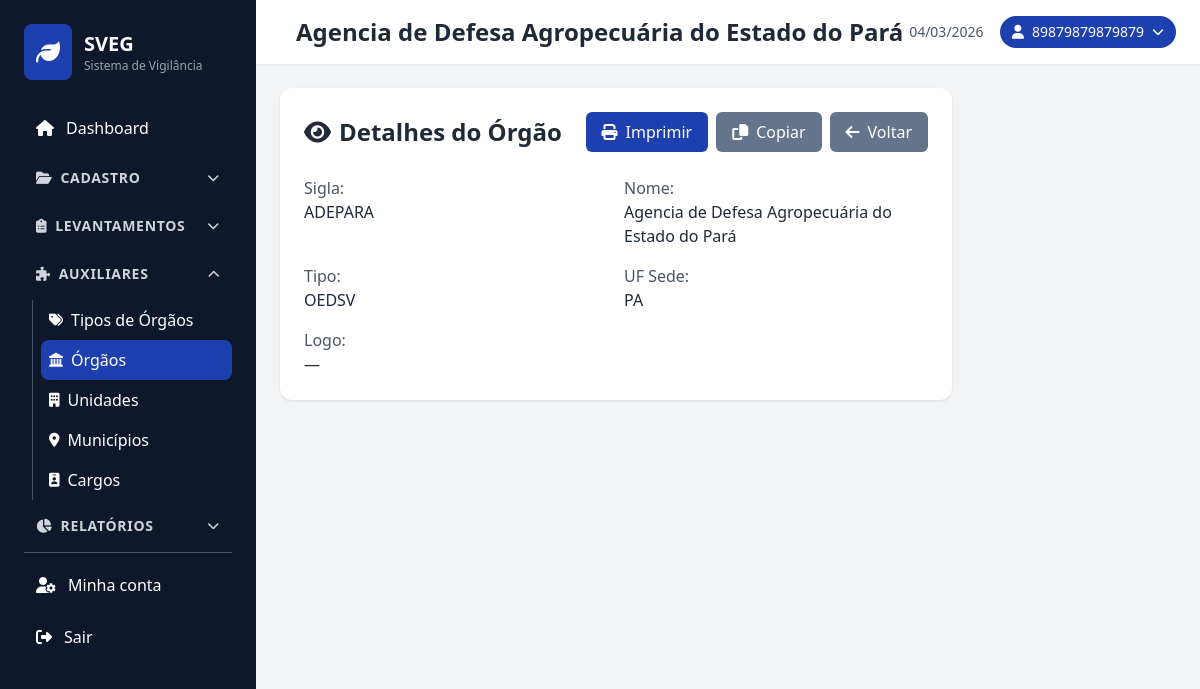
/orgaos/view.php?id=68210abaae5056.91568774 (signed in), run on an earlier commit of the app's database.
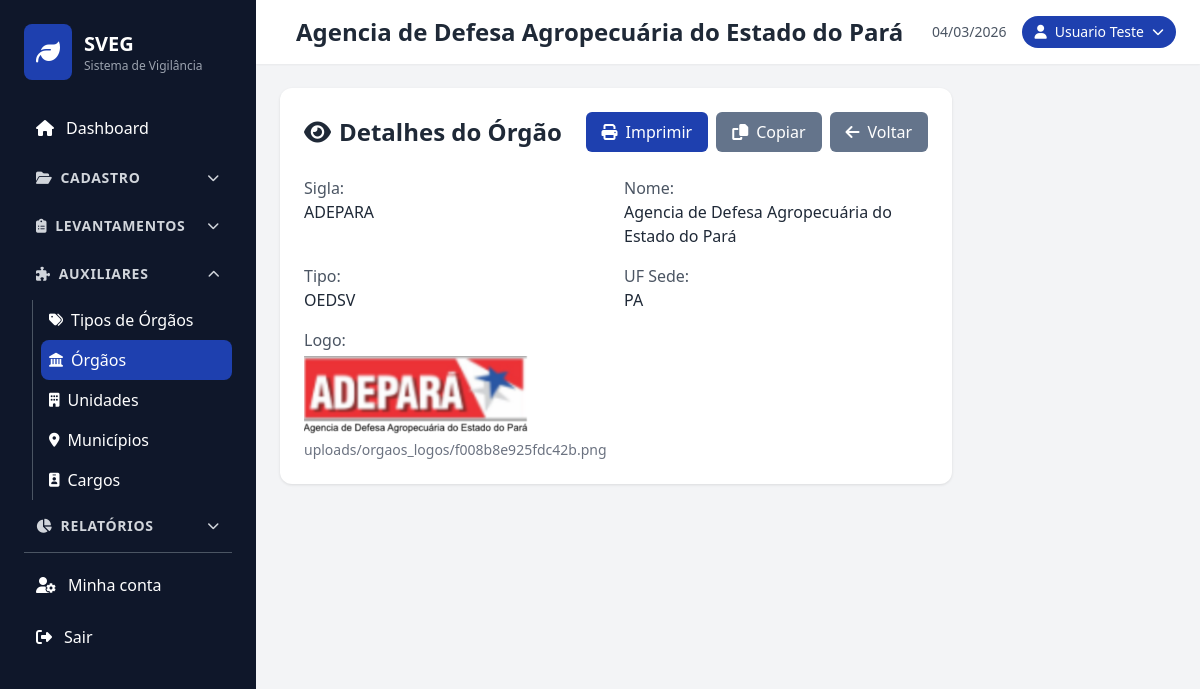
And on a later commit of the database.
### tables this page shows
CREATE TABLE `orgaos` (
  `id` char(36) NOT NULL,
  `sigla` varchar(20) NOT NULL,
  `nome` varchar(100) NOT NULL,
  `tipo` char(36) NOT NULL,
  `logo` varchar(255) NOT NULL,
  `UF_sede` varchar(10) NOT NULL,
  `criado_em` timestamp NOT NULL DEFAULT CURRENT_TIMESTAMP,
  `atualizado_em` timestamp NOT NULL DEFAULT CURRENT_TIMESTAMP ON UPDATE CURRENT_TIMESTAMP
);

CREATE TABLE `orgaos_tipos` (
  `id` char(36) NOT NULL,
  `tipo` varchar(100) NOT NULL,
  `criado_em` timestamp NOT NULL DEFAULT CURRENT_TIMESTAMP,
  `atualizado_em` timestamp NOT NULL DEFAULT CURRENT_TIMESTAMP ON UPDATE CURRENT_TIMESTAMP
);

### includes/auth.php (called while the page is built, shortened)
<?php
function getLoggedUser() {
    return $_SESSION['user'] ?? null;
}

### includes/functions.php (called while the page is built, shortened)
<?php
function getUserPhotoDataUrl($login) {
    $db = (new Database())->getConnection();
    $stmt = $db->prepare("SELECT picture FROM sec_users WHERE login = ?");
    $stmt->execute([$login]);
    $blob = $stmt->fetchColumn();
    if (!$blob) return null;
    $finfo = new finfo(FILEINFO_MIME_TYPE);
    $mime = $finfo->buffer($blob) ?: 'image/jpeg';
    return 'data:' . $mime . ';base64,' . base64_encode($blob);
}
?>

### orgaos/view.php (the view, shortened to what the changed rows need)
<?php
require_once '../includes/functions.php';
require_once '../includes/auth.php';
include '../includes/header.php';
$id = isset($_GET['id']) ? sanitizeInput($_GET['id']) : null;
$database = new Database();
$db = $database->getConnection();
$stmt = $db->prepare("SELECT o.*, ot.tipo as tipo_nome FROM orgaos o LEFT JOIN orgaos_tipos ot ON o.tipo = ot.id WHERE o.id = ?");
$stmt->execute([$id]);
$item = $stmt->fetch(PDO::FETCH_ASSOC);
$bp = $base_path ?? '/';
$logo_url = !empty($item['logo']) && $item['logo'] !== '-' ? ($bp . $item['logo']) : '';
?>
<div class="card max-w-2xl" id="detalle-print">
    <div class="flex justify-between items-center mb-6">
        <h2 class="text-2xl font-bold text-gray-800"><i class="fas fa-eye mr-2"></i>Detalhes do Órgão</h2>
    </div>
    <div id="detalle-content" class="space-y-4">
        <div class="grid grid-cols-1 md:grid-cols-2 gap-4">
            <div><span class="text-gray-600 font-medium">Sigla:</span><br><span class="text-gray-800"><?php echo htmlspecialchars($item['sigla'] ?? '-'); ?></span></div>
            <div><span class="text-gray-600 font-medium">Nome:</span><br><span class="text-gray-800"><?php echo htmlspecialchars($item['nome'] ?? '-'); ?></span></div>
            <div><span class="text-gray-600 font-medium">Tipo:</span><br><span class="text-gray-800"><?php echo htmlspecialchars($item['tipo_nome'] ?? '-'); ?></span></div>
            <div><span class="text-gray-600 font-medium">UF Sede:</span><br><span class="text-gray-800"><?php echo htmlspecialchars($item['UF_sede'] ?? '-'); ?></span></div>
            <div class="md:col-span-2">
                <span class="text-gray-600 font-medium">Logo:</span><br>
                <?php if ($logo_url): ?>
                <img src="<?php echo htmlspecialchars($logo_url); ?>" alt="Logo do órgão" class="max-h-[80px] max-w-full object-contain mt-1">
                <span class="text-gray-500 text-sm block mt-1"><?php echo htmlspecialchars($item['logo']); ?></span>
                <?php else: ?>
                <span class="text-gray-800">—</span>
                <?php endif; ?>
            </div>
        </div>
    </div>
</div>
<?php include '../includes/footer.php'; ?>

### includes/header.php (shortened to what the changed rows need)
<?php
require_once __DIR__ . '/auth.php';
$script_name = isset($_SERVER['SCRIPT_NAME']) ? $_SERVER['SCRIPT_NAME'] : '/';
$script_dir = str_replace('\\', '/', dirname($script_name));
$dir_segments = array_values(array_filter(explode('/', trim($script_dir, '/'))));
$subfolders = ['programas', 'propriedades', 'produtos', 'hospedeiros', 'produtores', 'orgaos', 'orgaos_tipos', 'unidades', 'municipios', 'cargos', 'normas', 'termo_inspecao', 'amostragem', 'usuarios', 'config_email'];
$last_seg = end($dir_segments);
if ($last_seg && in_array($last_seg, $subfolders)) {
    array_pop($dir_segments);
}
$base_path = (count($dir_segments) > 0) ? '/' . implode('/', $dir_segments) . '/' : '/';
?>
<!DOCTYPE html>
<html lang="pt-BR">
<head>
    <script src="https://cdn.tailwindcss.com"></script>
    <link rel="stylesheet" href="https://cdnjs.cloudflare.com/ajax/libs/font-awesome/6.4.0/css/all.min.css">
    <link rel="stylesheet" href="<?php echo htmlspecialchars($base_path); ?>css/style.css">
</head>
<body class="bg-gray-100">
    <div class="flex h-screen overflow-hidden">
        <?php include 'sidebar.php'; ?>
        <div class="flex flex-col flex-1 overflow-y-auto">
            <header id="app-header" class="bg-white shadow-sm">
                <div class="px-6 py-4 flex justify-between items-center">
                    <div class="flex items-center">
                        <h1 class="text-2xl font-bold text-gray-800 ml-4"><?php
                            $u = getLoggedUser();
                            echo htmlspecialchars($u['orgao_nome'] ?? 'SVEG');
                        ?></h1>
                    </div>
                    <div class="flex items-center space-x-4">
                        <?php $user = getLoggedUser();
                        $user_photo_url = $user ? getUserPhotoDataUrl($user['login']) : null;
                        ?>
                        <div class="relative" id="user-badge-wrap">
                            <button type="button" id="user-badge" class="flex items-center gap-2 bg-primary text-white px-3 py-1.5 rounded-full text-sm hover:bg-blue-900 cursor-pointer transition-colors">
                                <?php if ($user_photo_url): ?>
                                <img src="<?php echo htmlspecialchars($user_photo_url); ?>" alt="" class="w-6 h-6 rounded-full object-cover">
                                <?php else: ?>
                                <i class="fas fa-user"></i>
                                <?php endif; ?>
                                <span><?php echo htmlspecialchars($user['name'] ?? $user['login'] ?? 'Usuário'); ?></span>
                                <i class="fas fa-chevron-down text-xs"></i>
                            </button>
                        </div>
                    </div>
                </div>
            </header>
            <main class="flex-1 p-6 overflow-y-auto min-w-0">

What changed in the data, as far as the page shows it:
changed orgaos "ADEPARA": logo: picture added; logo (not shown) → "uploads/orgaos_logos/f008b8e925fdc42b.png"
Also different on the page:
$user['name']: "89879879879879" → "Usuario Teste"
